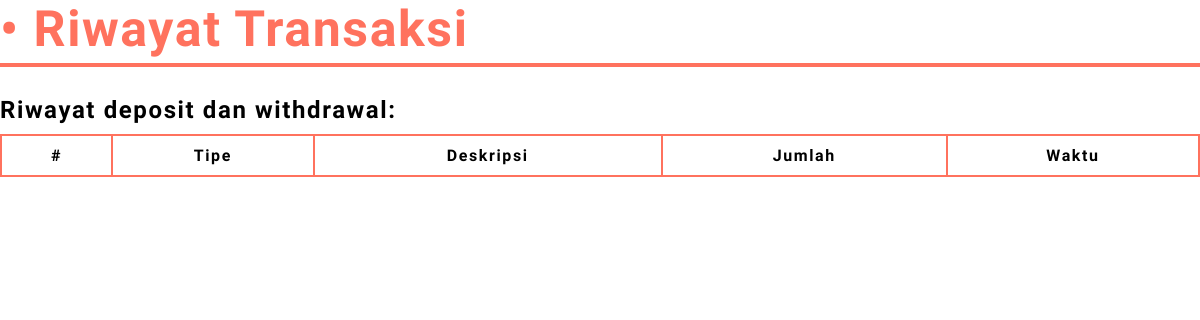
/page/transaksi.php (signed in), run on an earlier commit of the app's database.
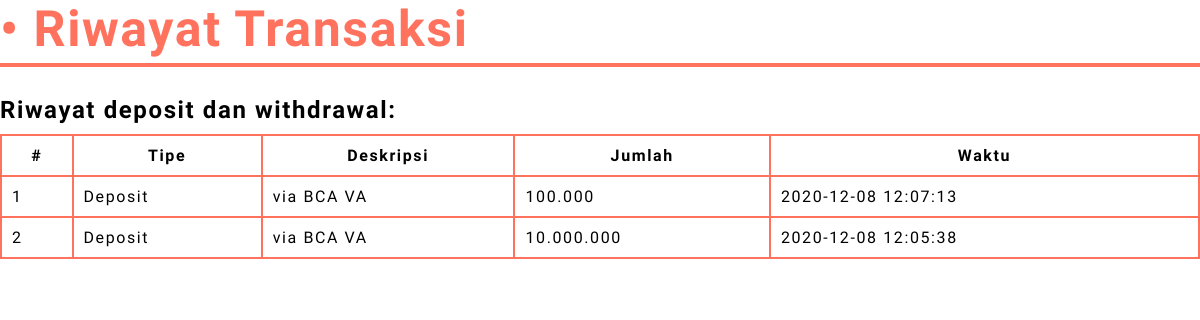
And on a later commit of the database.
### tables this page shows
CREATE TABLE `transaksi` (
  `id` int(6) NOT NULL,
  `id_user` int(6) NOT NULL,
  `tipe` varchar(30) NOT NULL,
  `deskripsi` varchar(30) NOT NULL,
  `jumlah` int(11) NOT NULL,
  `time` timestamp NOT NULL DEFAULT CURRENT_TIMESTAMP ON UPDATE CURRENT_TIMESTAMP
);

### page/transaksi.php (the view, shortened to what this page needs)
<?php
include '../lib/koneksi.php';
$getUserLogin = $con->query("SELECT * from user where email='".$_SESSION['email']."' LIMIT 1")->fetch_assoc();
?>
<link href="../css/page.css" rel="stylesheet"/>
<h1 class="page-title">• Riwayat Transaksi</h1>
<h2>Riwayat deposit dan withdrawal:</h2>
<table>
	<tr>
		<th>#</th>
		<th>Tipe</th>
		<th>Deskripsi</th>
		<th>Jumlah</th>
		<th>Waktu</th>
	<?php
		$q = $con->query("SELECT * FROM transaksi where id_user='".$getUserLogin['id']."' ORDER BY time DESC");
		$i = 1;
		while ($r = $q->fetch_assoc()){
			echo "<tr>";
			echo "<td>".$i."</td>";
			echo "<td>".$r['tipe']."</td>";
			echo "<td>".$r['deskripsi']."</td>";
			echo "<td>".number_format($r['jumlah'], 0, '.', '.')."</td>";
			echo "<td>".$r['time']."</td>";
			echo "</tr>";
			$i++;
		}
	?>
</table>

What changed in the data, as far as the page shows it:
added transaksi: tipe "Deposit", deskripsi "via BCA VA", jumlah "100.000", time "2020-12-08 12:07:13"
added transaksi: tipe "Deposit", deskripsi "via BCA VA", jumlah "10.000.000", time "2020-12-08 12:05:38"
